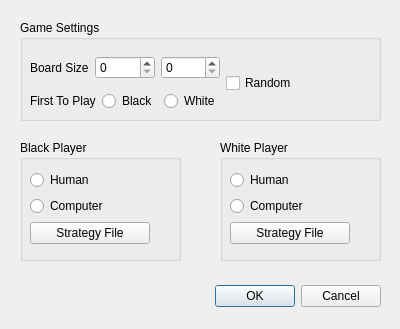
<?xml version="1.0" encoding="UTF-8"?>
<ui version="4.0">
 <class>SettingDialog</class>
 <widget class="QDialog" name="SettingDialog">
  <property name="geometry">
   <rect>
    <x>0</x>
    <y>0</y>
    <width>400</width>
    <height>329</height>
   </rect>
  </property>
  <property name="windowTitle">
   <string>Dialog</string>
  </property>
  <widget class="QDialogButtonBox" name="buttons">
   <property name="geometry">
    <rect>
     <x>40</x>
     <y>280</y>
     <width>341</width>
     <height>32</height>
    </rect>
   </property>
   <property name="orientation">
    <enum>Qt::Horizontal</enum>
   </property>
   <property name="standardButtons">
    <set>QDialogButtonBox::Cancel|QDialogButtonBox::Ok</set>
   </property>
  </widget>
  <widget class="QGroupBox" name="groupBox">
   <property name="geometry">
    <rect>
     <x>20</x>
     <y>20</y>
     <width>361</width>
     <height>101</height>
    </rect>
   </property>
   <property name="title">
    <string>Game Settings</string>
   </property>
   <widget class="QWidget" name="layoutWidget">
    <property name="geometry">
     <rect>
      <x>10</x>
      <y>30</y>
      <width>311</width>
      <height>67</height>
     </rect>
    </property>
    <layout class="QHBoxLayout" name="horizontalLayout_4">
     <item>
      <layout class="QVBoxLayout" name="verticalLayout">
       <item>
        <layout class="QHBoxLayout" name="horizontalLayout_2">
         <item>
          <widget class="QLabel" name="label">
           <property name="text">
            <string>Board Size</string>
           </property>
          </widget>
         </item>
         <item>
          <widget class="QSpinBox" name="boardSizeM"/>
         </item>
         <item>
          <widget class="QSpinBox" name="boardSizeN"/>
         </item>
        </layout>
       </item>
       <item>
        <layout class="QHBoxLayout" name="horizontalLayout_3">
         <item>
          <widget class="QLabel" name="label_2">
           <property name="text">
            <string>First To Play</string>
           </property>
          </widget>
         </item>
         <item>
          <widget class="QRadioButton" name="blackFirst">
           <property name="text">
            <string>Black</string>
           </property>
          </widget>
         </item>
         <item>
          <widget class="QRadioButton" name="whiteFirst">
           <property name="text">
            <string>White</string>
           </property>
          </widget>
         </item>
        </layout>
       </item>
      </layout>
     </item>
     <item>
      <widget class="QCheckBox" name="isRandom">
       <property name="text">
        <string>Random</string>
       </property>
      </widget>
     </item>
    </layout>
   </widget>
  </widget>
  <widget class="QGroupBox" name="groupBox_2">
   <property name="geometry">
    <rect>
     <x>20</x>
     <y>140</y>
     <width>161</width>
     <height>121</height>
    </rect>
   </property>
   <property name="title">
    <string>Black Player</string>
   </property>
   <widget class="QWidget" name="layoutWidget">
    <property name="geometry">
     <rect>
      <x>10</x>
      <y>30</y>
      <width>120</width>
      <height>77</height>
     </rect>
    </property>
    <layout class="QVBoxLayout" name="verticalLayout_2">
     <item>
      <widget class="QRadioButton" name="blackIsHuman">
       <property name="text">
        <string>Human</string>
       </property>
      </widget>
     </item>
     <item>
      <widget class="QRadioButton" name="blackIsComputer">
       <property name="text">
        <string>Computer</string>
       </property>
      </widget>
     </item>
     <item>
      <widget class="QPushButton" name="blackStrategy">
       <property name="text">
        <string>Strategy File</string>
       </property>
      </widget>
     </item>
    </layout>
   </widget>
  </widget>
  <widget class="QGroupBox" name="groupBox_3">
   <property name="geometry">
    <rect>
     <x>220</x>
     <y>140</y>
     <width>161</width>
     <height>121</height>
    </rect>
   </property>
   <property name="title">
    <string>White Player</string>
   </property>
   <widget class="QWidget" name="layoutWidget">
    <property name="geometry">
     <rect>
      <x>10</x>
      <y>30</y>
      <width>120</width>
      <height>77</height>
     </rect>
    </property>
    <layout class="QVBoxLayout" name="verticalLayout_3">
     <item>
      <widget class="QRadioButton" name="whiteIsHuman">
       <property name="text">
        <string>Human</string>
       </property>
      </widget>
     </item>
     <item>
      <widget class="QRadioButton" name="whiteIsComputer">
       <property name="text">
        <string>Computer</string>
       </property>
      </widget>
     </item>
     <item>
      <widget class="QPushButton" name="whiteStrategy">
       <property name="text">
        <string>Strategy File</string>
       </property>
      </widget>
     </item>
    </layout>
   </widget>
  </widget>
 </widget>
 <resources/>
 <connections>
  <connection>
   <sender>buttons</sender>
   <signal>accepted()</signal>
   <receiver>SettingDialog</receiver>
   <slot>accept()</slot>
   <hints>
    <hint type="sourcelabel">
     <x>248</x>
     <y>254</y>
    </hint>
    <hint type="destinationlabel">
     <x>157</x>
     <y>274</y>
    </hint>
   </hints>
  </connection>
  <connection>
   <sender>buttons</sender>
   <signal>rejected()</signal>
   <receiver>SettingDialog</receiver>
   <slot>reject()</slot>
   <hints>
    <hint type="sourcelabel">
     <x>316</x>
     <y>260</y>
    </hint>
    <hint type="destinationlabel">
     <x>286</x>
     <y>274</y>
    </hint>
   </hints>
  </connection>
 </connections>
</ui>
